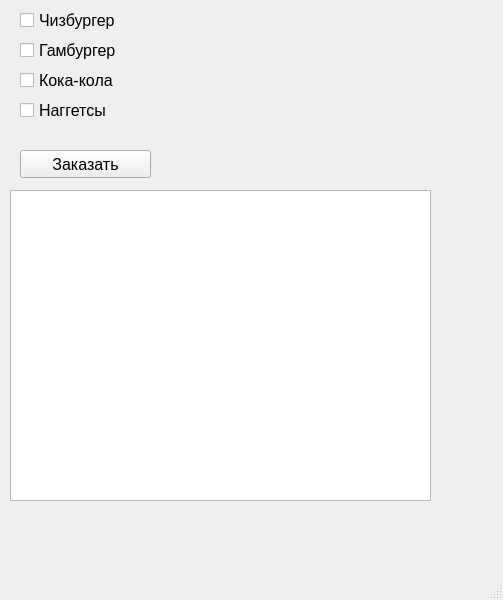
<?xml version="1.0" encoding="UTF-8"?>
<ui version="4.0">
 <class>MainWindow</class>
 <widget class="QMainWindow" name="MainWindow">
  <property name="geometry">
   <rect>
    <x>0</x>
    <y>0</y>
    <width>503</width>
    <height>600</height>
   </rect>
  </property>
  <property name="minimumSize">
   <size>
    <width>503</width>
    <height>600</height>
   </size>
  </property>
  <property name="maximumSize">
   <size>
    <width>503</width>
    <height>600</height>
   </size>
  </property>
  <property name="font">
   <font>
    <family>Arial</family>
    <pointsize>12</pointsize>
   </font>
  </property>
  <property name="windowTitle">
   <string>MainWindow</string>
  </property>
  <widget class="QWidget" name="centralwidget">
   <widget class="QCheckBox" name="checkBox">
    <property name="geometry">
     <rect>
      <x>20</x>
      <y>10</y>
      <width>121</width>
      <height>20</height>
     </rect>
    </property>
    <property name="text">
     <string>Чизбургер</string>
    </property>
   </widget>
   <widget class="QCheckBox" name="checkBox_2">
    <property name="geometry">
     <rect>
      <x>20</x>
      <y>40</y>
      <width>121</width>
      <height>20</height>
     </rect>
    </property>
    <property name="text">
     <string>Гамбургер</string>
    </property>
   </widget>
   <widget class="QCheckBox" name="checkBox_3">
    <property name="geometry">
     <rect>
      <x>20</x>
      <y>70</y>
      <width>121</width>
      <height>20</height>
     </rect>
    </property>
    <property name="text">
     <string>Кока-кола</string>
    </property>
   </widget>
   <widget class="QCheckBox" name="checkBox_4">
    <property name="geometry">
     <rect>
      <x>20</x>
      <y>100</y>
      <width>121</width>
      <height>20</height>
     </rect>
    </property>
    <property name="text">
     <string>Наггетсы</string>
    </property>
   </widget>
   <widget class="QPushButton" name="pushButton">
    <property name="geometry">
     <rect>
      <x>20</x>
      <y>150</y>
      <width>131</width>
      <height>28</height>
     </rect>
    </property>
    <property name="text">
     <string>Заказать</string>
    </property>
   </widget>
   <widget class="QTextEdit" name="textEdit">
    <property name="geometry">
     <rect>
      <x>10</x>
      <y>190</y>
      <width>421</width>
      <height>311</height>
     </rect>
    </property>
   </widget>
  </widget>
  <widget class="QStatusBar" name="statusbar"/>
 </widget>
 <resources/>
 <connections/>
</ui>
